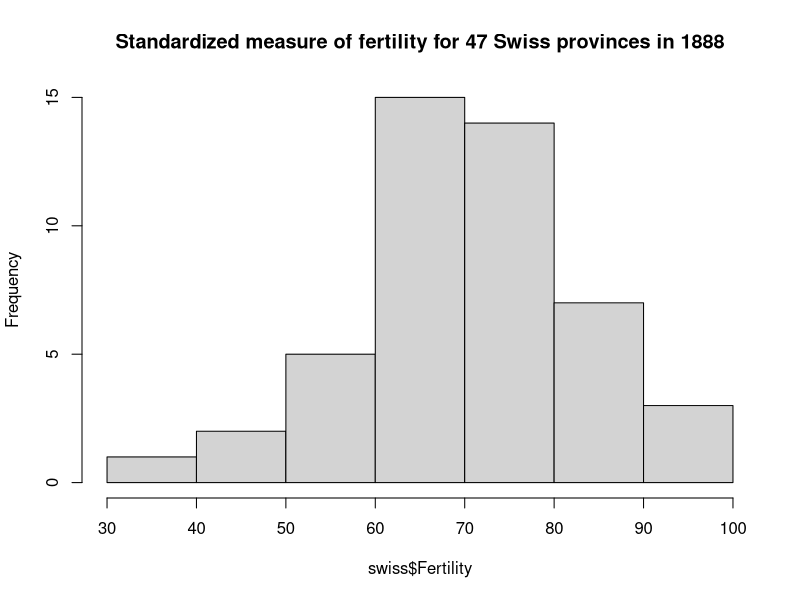
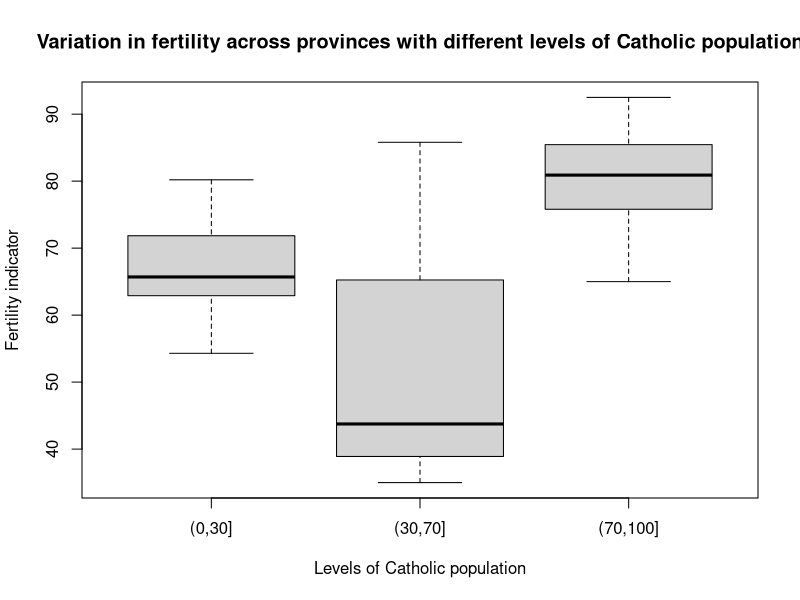

Source code (R) for these figures, in order:
## ---- chunk 1
data(swiss)
names(swiss)
## ---- chunk 2
summary(swiss$Fertility)
summary(swiss$Catholic)

hist(swiss$Fertility, main = 'Standardized measure of fertility for 47 Swiss provinces in 1888')
## ---- chunk 3
swiss$factor <- cut(swiss$Catholic, c(0, 30, 70, 100))
boxplot(swiss$Fertility ~ swiss$factor, main = 'Variation in fertility across provinces with different levels of Catholic population', xlab = 'Levels of Catholic population', ylab = 'Fertility indicator')

## ---- chunk 4
cor.test(swiss$Fertility, swiss$Catholic)

## ---- chunk 5
data(airquality)
names(airquality)
## ---- chunk 6
summary(airquality)

